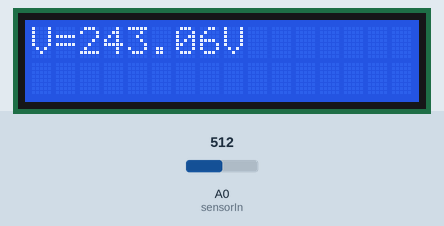
Recording of a sketch running on a simulated Arduino Uno, built with avr-gcc and run on an emulated ATmega328P. Shown: 16×2 character LCD. Inputs (shaded band) come from the test bench; at power-on: A0 (sensorIn) = 512.

Above: at 1.2 s.
1.3 s: A0 (sensorIn) set to 222
At 3.0 s:
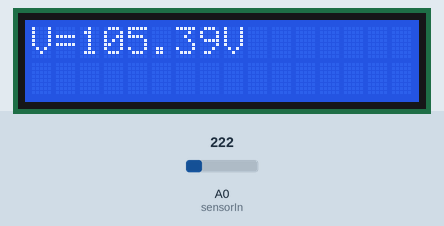
3.7 s: A0 (sensorIn) set to 194
At 5.2 s:
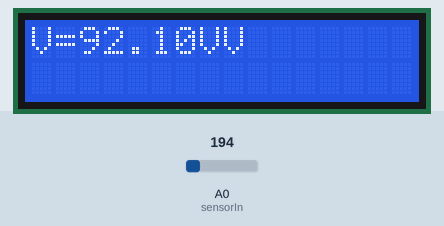
5.8 s: A0 (sensorIn) set to 25
At 7.4 s:
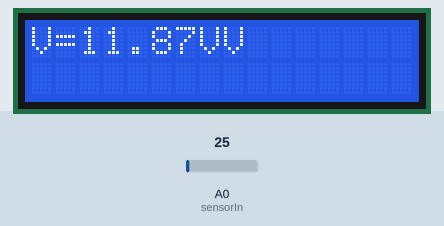
7.9 s: A0 (sensorIn) set to 20
At 9.7 s:
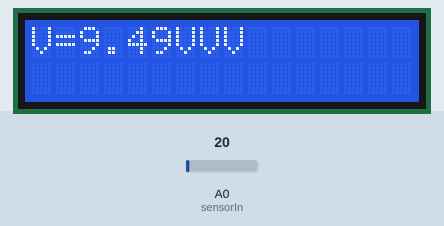
Timing chart, 0 to 11.0 s (numbered marks = the images above; inputs shaded):
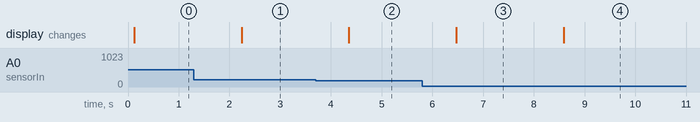

The sketch:

AC_Volt2.ino
```cpp
#include <LiquidCrystal.h>  // initialize the library with the numbers of the interface pins
LiquidCrystal lcd(12, 11, 5, 4, 3, 2);
const int sensorIn = A0;
double Voltage = 0;
double VRMS = 0;
int i;

void setup(){
 Serial.begin(9600);
 lcd.begin(16,2); // set up the LCD’s number of columns and rows:
}

void loop(){

  VRMS = voltage_READ();
  lcd.setCursor(0,0);
  lcd.print("V=");
  lcd.print(VRMS);
  lcd.print("V");
 // Serial.print("V = ");
  //Serial.print(VRMS);
  //Serial.println("V");
  delay(1000);
}


 float voltage_READ(void)
 {
 float max;
 int i;
 unsigned int temp=0;
 float maxpoint = 0;
 for(i=0;i<500;i++)
      {
         if(temp =analogRead(sensorIn),temp>maxpoint)
         {
            maxpoint = temp;
         }
      }

 maxpoint = maxpoint * (5.0/1023.0);
 maxpoint = maxpoint * 137.36; // (R1+R2/R2)
 max=maxpoint *.7071;
 return max;
 }
```

Measured:
- the behaviour switches between 211 and 210 on A0 (sensorIn) (found by bisection; images 1 and 2)
- the behaviour switches between 22 and 21 on A0 (sensorIn) (found by bisection; images 3 and 4)
- after the input at 1.3 s, the display: changes after 0.94 s (image 1)
- after the input at 3.7 s, the display: changes after 0.66 s (image 2)
- after the input at 5.8 s, the display: changes after 0.67 s (image 3)
- after the input at 7.9 s, the display: changes after 0.69 s (image 4)
